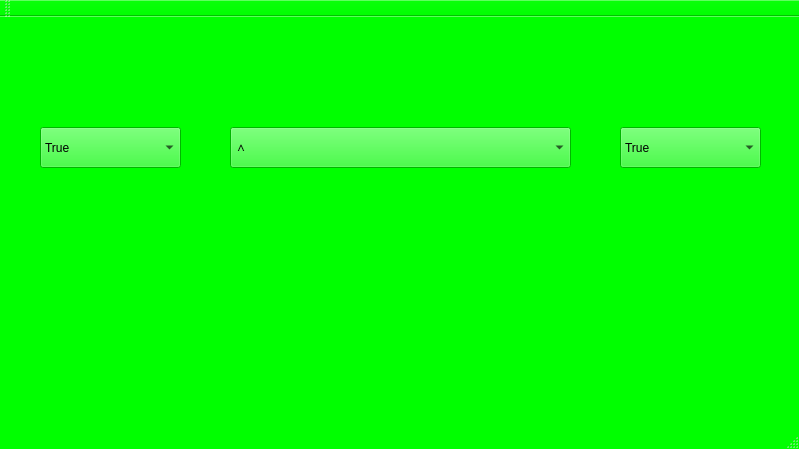
<?xml version="1.0" encoding="UTF-8"?>
<ui version="4.0">
 <class>MainWindow</class>
 <widget class="QMainWindow" name="MainWindow">
  <property name="geometry">
   <rect>
    <x>0</x>
    <y>0</y>
    <width>799</width>
    <height>449</height>
   </rect>
  </property>
  <property name="palette">
   <palette>
    <active>
     <colorrole role="WindowText">
      <brush brushstyle="SolidPattern">
       <color alpha="255">
        <red>0</red>
        <green>0</green>
        <blue>0</blue>
       </color>
      </brush>
     </colorrole>
     <colorrole role="Button">
      <brush brushstyle="SolidPattern">
       <color alpha="255">
        <red>0</red>
        <green>255</green>
        <blue>0</blue>
       </color>
      </brush>
     </colorrole>
     <colorrole role="Light">
      <brush brushstyle="SolidPattern">
       <color alpha="255">
        <red>127</red>
        <green>255</green>
        <blue>127</blue>
       </color>
      </brush>
     </colorrole>
     <colorrole role="Midlight">
      <brush brushstyle="SolidPattern">
       <color alpha="255">
        <red>63</red>
        <green>255</green>
        <blue>63</blue>
       </color>
      </brush>
     </colorrole>
     <colorrole role="Dark">
      <brush brushstyle="SolidPattern">
       <color alpha="255">
        <red>0</red>
        <green>127</green>
        <blue>0</blue>
       </color>
      </brush>
     </colorrole>
     <colorrole role="Mid">
      <brush brushstyle="SolidPattern">
       <color alpha="255">
        <red>0</red>
        <green>170</green>
        <blue>0</blue>
       </color>
      </brush>
     </colorrole>
     <colorrole role="Text">
      <brush brushstyle="SolidPattern">
       <color alpha="255">
        <red>0</red>
        <green>0</green>
        <blue>0</blue>
       </color>
      </brush>
     </colorrole>
     <colorrole role="BrightText">
      <brush brushstyle="SolidPattern">
       <color alpha="255">
        <red>255</red>
        <green>255</green>
        <blue>255</blue>
       </color>
      </brush>
     </colorrole>
     <colorrole role="ButtonText">
      <brush brushstyle="SolidPattern">
       <color alpha="255">
        <red>0</red>
        <green>0</green>
        <blue>0</blue>
       </color>
      </brush>
     </colorrole>
     <colorrole role="Base">
      <brush brushstyle="SolidPattern">
       <color alpha="255">
        <red>255</red>
        <green>255</green>
        <blue>255</blue>
       </color>
      </brush>
     </colorrole>
     <colorrole role="Window">
      <brush brushstyle="SolidPattern">
       <color alpha="255">
        <red>0</red>
        <green>255</green>
        <blue>0</blue>
       </color>
      </brush>
     </colorrole>
     <colorrole role="Shadow">
      <brush brushstyle="SolidPattern">
       <color alpha="255">
        <red>0</red>
        <green>0</green>
        <blue>0</blue>
       </color>
      </brush>
     </colorrole>
     <colorrole role="AlternateBase">
      <brush brushstyle="SolidPattern">
       <color alpha="255">
        <red>127</red>
        <green>255</green>
        <blue>127</blue>
       </color>
      </brush>
     </colorrole>
     <colorrole role="ToolTipBase">
      <brush brushstyle="SolidPattern">
       <color alpha="255">
        <red>255</red>
        <green>255</green>
        <blue>220</blue>
       </color>
      </brush>
     </colorrole>
     <colorrole role="ToolTipText">
      <brush brushstyle="SolidPattern">
       <color alpha="255">
        <red>0</red>
        <green>0</green>
        <blue>0</blue>
       </color>
      </brush>
     </colorrole>
     <colorrole role="PlaceholderText">
      <brush brushstyle="SolidPattern">
       <color alpha="128">
        <red>0</red>
        <green>0</green>
        <blue>0</blue>
       </color>
      </brush>
     </colorrole>
    </active>
    <inactive>
     <colorrole role="WindowText">
      <brush brushstyle="SolidPattern">
       <color alpha="255">
        <red>0</red>
        <green>0</green>
        <blue>0</blue>
       </color>
      </brush>
     </colorrole>
     <colorrole role="Button">
      <brush brushstyle="SolidPattern">
       <color alpha="255">
        <red>0</red>
        <green>255</green>
        <blue>0</blue>
       </color>
      </brush>
     </colorrole>
     <colorrole role="Light">
      <brush brushstyle="SolidPattern">
       <color alpha="255">
        <red>127</red>
        <green>255</green>
        <blue>127</blue>
       </color>
      </brush>
     </colorrole>
     <colorrole role="Midlight">
      <brush brushstyle="SolidPattern">
       <color alpha="255">
        <red>63</red>
        <green>255</green>
        <blue>63</blue>
       </color>
      </brush>
     </colorrole>
     <colorrole role="Dark">
      <brush brushstyle="SolidPattern">
       <color alpha="255">
        <red>0</red>
        <green>127</green>
        <blue>0</blue>
       </color>
      </brush>
     </colorrole>
     <colorrole role="Mid">
      <brush brushstyle="SolidPattern">
       <color alpha="255">
        <red>0</red>
        <green>170</green>
        <blue>0</blue>
       </color>
      </brush>
     </colorrole>
     <colorrole role="Text">
      <brush brushstyle="SolidPattern">
       <color alpha="255">
        <red>0</red>
        <green>0</green>
        <blue>0</blue>
       </color>
      </brush>
     </colorrole>
     <colorrole role="BrightText">
      <brush brushstyle="SolidPattern">
       <color alpha="255">
        <red>255</red>
        <green>255</green>
        <blue>255</blue>
       </color>
      </brush>
     </colorrole>
     <colorrole role="ButtonText">
      <brush brushstyle="SolidPattern">
       <color alpha="255">
        <red>0</red>
        <green>0</green>
        <blue>0</blue>
       </color>
      </brush>
     </colorrole>
     <colorrole role="Base">
      <brush brushstyle="SolidPattern">
       <color alpha="255">
        <red>255</red>
        <green>255</green>
        <blue>255</blue>
       </color>
      </brush>
     </colorrole>
     <colorrole role="Window">
      <brush brushstyle="SolidPattern">
       <color alpha="255">
        <red>0</red>
        <green>255</green>
        <blue>0</blue>
       </color>
      </brush>
     </colorrole>
     <colorrole role="Shadow">
      <brush brushstyle="SolidPattern">
       <color alpha="255">
        <red>0</red>
        <green>0</green>
        <blue>0</blue>
       </color>
      </brush>
     </colorrole>
     <colorrole role="AlternateBase">
      <brush brushstyle="SolidPattern">
       <color alpha="255">
        <red>127</red>
        <green>255</green>
        <blue>127</blue>
       </color>
      </brush>
     </colorrole>
     <colorrole role="ToolTipBase">
      <brush brushstyle="SolidPattern">
       <color alpha="255">
        <red>255</red>
        <green>255</green>
        <blue>220</blue>
       </color>
      </brush>
     </colorrole>
     <colorrole role="ToolTipText">
      <brush brushstyle="SolidPattern">
       <color alpha="255">
        <red>0</red>
        <green>0</green>
        <blue>0</blue>
       </color>
      </brush>
     </colorrole>
     <colorrole role="PlaceholderText">
      <brush brushstyle="SolidPattern">
       <color alpha="128">
        <red>0</red>
        <green>0</green>
        <blue>0</blue>
       </color>
      </brush>
     </colorrole>
    </inactive>
    <disabled>
     <colorrole role="WindowText">
      <brush brushstyle="SolidPattern">
       <color alpha="255">
        <red>0</red>
        <green>127</green>
        <blue>0</blue>
       </color>
      </brush>
     </colorrole>
     <colorrole role="Button">
      <brush brushstyle="SolidPattern">
       <color alpha="255">
        <red>0</red>
        <green>255</green>
        <blue>0</blue>
       </color>
      </brush>
     </colorrole>
     <colorrole role="Light">
      <brush brushstyle="SolidPattern">
       <color alpha="255">
        <red>127</red>
        <green>255</green>
        <blue>127</blue>
       </color>
      </brush>
     </colorrole>
     <colorrole role="Midlight">
      <brush brushstyle="SolidPattern">
       <color alpha="255">
        <red>63</red>
        <green>255</green>
        <blue>63</blue>
       </color>
      </brush>
     </colorrole>
     <colorrole role="Dark">
      <brush brushstyle="SolidPattern">
       <color alpha="255">
        <red>0</red>
        <green>127</green>
        <blue>0</blue>
       </color>
      </brush>
     </colorrole>
     <colorrole role="Mid">
      <brush brushstyle="SolidPattern">
       <color alpha="255">
        <red>0</red>
        <green>170</green>
        <blue>0</blue>
       </color>
      </brush>
     </colorrole>
     <colorrole role="Text">
      <brush brushstyle="SolidPattern">
       <color alpha="255">
        <red>0</red>
        <green>127</green>
        <blue>0</blue>
       </color>
      </brush>
     </colorrole>
     <colorrole role="BrightText">
      <brush brushstyle="SolidPattern">
       <color alpha="255">
        <red>255</red>
        <green>255</green>
        <blue>255</blue>
       </color>
      </brush>
     </colorrole>
     <colorrole role="ButtonText">
      <brush brushstyle="SolidPattern">
       <color alpha="255">
        <red>0</red>
        <green>127</green>
        <blue>0</blue>
       </color>
      </brush>
     </colorrole>
     <colorrole role="Base">
      <brush brushstyle="SolidPattern">
       <color alpha="255">
        <red>0</red>
        <green>255</green>
        <blue>0</blue>
       </color>
      </brush>
     </colorrole>
     <colorrole role="Window">
      <brush brushstyle="SolidPattern">
       <color alpha="255">
        <red>0</red>
        <green>255</green>
        <blue>0</blue>
       </color>
      </brush>
     </colorrole>
     <colorrole role="Shadow">
      <brush brushstyle="SolidPattern">
       <color alpha="255">
        <red>0</red>
        <green>0</green>
        <blue>0</blue>
       </color>
      </brush>
     </colorrole>
     <colorrole role="AlternateBase">
      <brush brushstyle="SolidPattern">
       <color alpha="255">
        <red>0</red>
        <green>255</green>
        <blue>0</blue>
       </color>
      </brush>
     </colorrole>
     <colorrole role="ToolTipBase">
      <brush brushstyle="SolidPattern">
       <color alpha="255">
        <red>255</red>
        <green>255</green>
        <blue>220</blue>
       </color>
      </brush>
     </colorrole>
     <colorrole role="ToolTipText">
      <brush brushstyle="SolidPattern">
       <color alpha="255">
        <red>0</red>
        <green>0</green>
        <blue>0</blue>
       </color>
      </brush>
     </colorrole>
     <colorrole role="PlaceholderText">
      <brush brushstyle="SolidPattern">
       <color alpha="128">
        <red>0</red>
        <green>0</green>
        <blue>0</blue>
       </color>
      </brush>
     </colorrole>
    </disabled>
   </palette>
  </property>
  <property name="windowTitle">
   <string>MainWindow</string>
  </property>
  <widget class="QWidget" name="centralWidget">
   <widget class="QComboBox" name="comboBox_OP2">
    <property name="geometry">
     <rect>
      <x>620</x>
      <y>110</y>
      <width>141</width>
      <height>41</height>
     </rect>
    </property>
    <item>
     <property name="text">
      <string>True</string>
     </property>
    </item>
    <item>
     <property name="text">
      <string>False</string>
     </property>
    </item>
   </widget>
   <widget class="QComboBox" name="comboBox_LOG">
    <property name="geometry">
     <rect>
      <x>230</x>
      <y>110</y>
      <width>341</width>
      <height>41</height>
     </rect>
    </property>
    <property name="layoutDirection">
     <enum>Qt::LeftToRight</enum>
    </property>
    <item>
     <property name="text">
      <string>∧</string>
     </property>
    </item>
    <item>
     <property name="text">
      <string>∨</string>
     </property>
    </item>
    <item>
     <property name="text">
      <string> ¬</string>
     </property>
    </item>
    <item>
     <property name="text">
      <string>→</string>
     </property>
    </item>
    <item>
     <property name="text">
      <string>⇔</string>
     </property>
    </item>
    <item>
     <property name="text">
      <string> ∨ ∨</string>
     </property>
    </item>
   </widget>
   <widget class="QComboBox" name="comboBox_OP1">
    <property name="geometry">
     <rect>
      <x>40</x>
      <y>110</y>
      <width>141</width>
      <height>41</height>
     </rect>
    </property>
    <item>
     <property name="text">
      <string>True</string>
     </property>
    </item>
    <item>
     <property name="text">
      <string>False</string>
     </property>
    </item>
   </widget>
  </widget>
  <widget class="QToolBar" name="mainToolBar">
   <attribute name="toolBarArea">
    <enum>TopToolBarArea</enum>
   </attribute>
   <attribute name="toolBarBreak">
    <bool>false</bool>
   </attribute>
  </widget>
  <widget class="QStatusBar" name="statusBar"/>
 </widget>
 <layoutdefault spacing="6" margin="11"/>
 <resources/>
 <connections/>
</ui>
